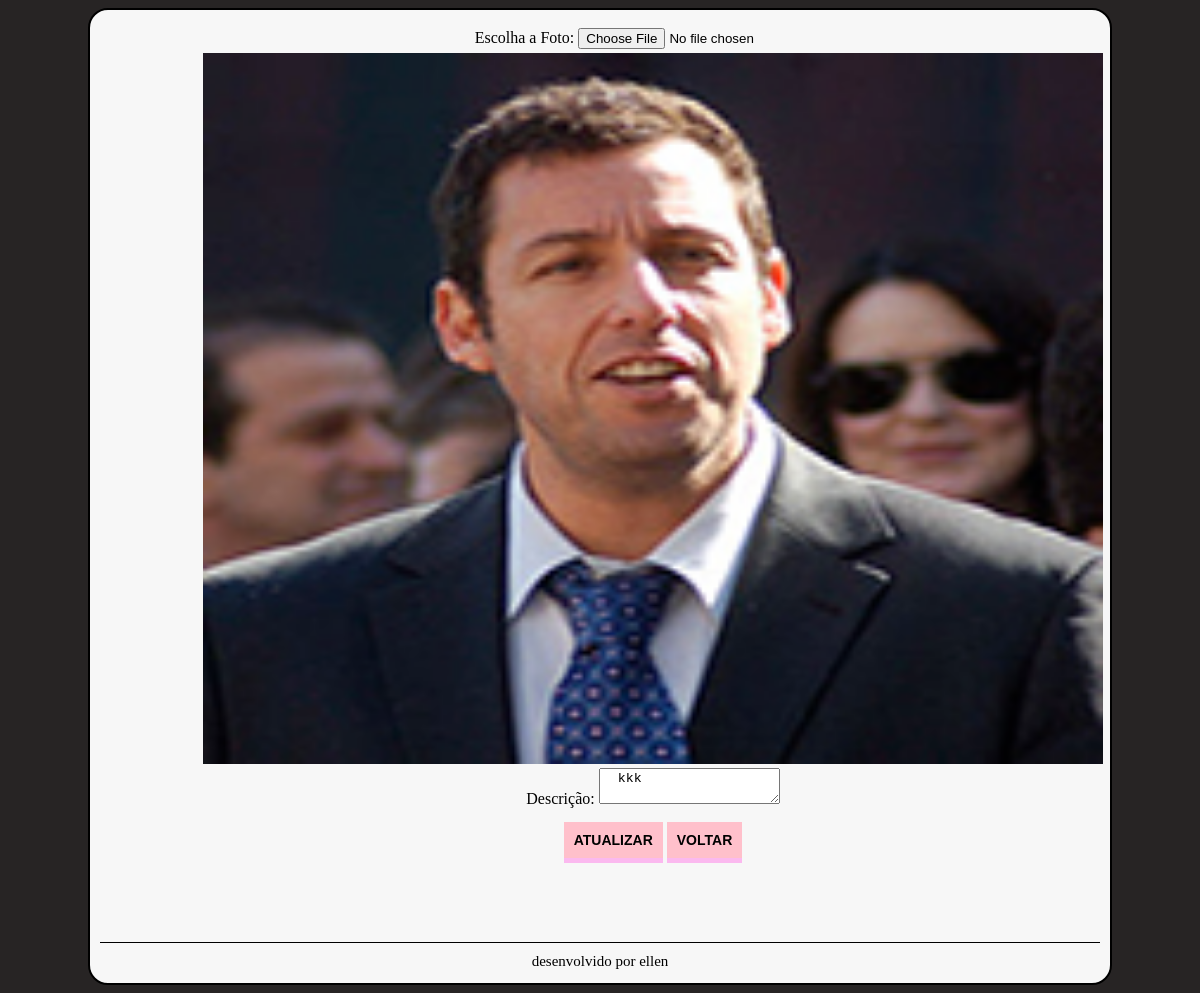
Screenshot of /cms/editardestaque.php?modo=editar&codigo=49 with the database file from the repository.
### tables this page shows
CREATE TABLE `tbldestaque` (
  `id` int(10) unsigned NOT NULL AUTO_INCREMENT,
  `principal` varchar(45) DEFAULT NULL,
  `descricao` text NOT NULL,
  PRIMARY KEY (`id`)
);

### cms/editardestaque.php (the view, shortened to what this page needs)
<?php
    $id = (int) $_GET['codigo'];
    $sql = 'SELECT d.id,d.principal, d.descricao from tbldestaque as d WHERE d.id = ' . $id;
    $resultado = mysql_query($sql);
    $valores = mysql_fetch_assoc($resultado);
    $principal = $valores['principal'];
    $descricao = $valores['descricao'];
?>
<html>
	<head>
		<link rel="stylesheet" type="text/css" href="cms.css">
		<link rel="stylesheet" type="text/php" href="usuarios.php">
	</head>
	<body>
	<section id="principal">
		<form name="frmEditar" method="post" action="editardestaque.php?codigo=<?php echo $id;?>" enctype="multipart/form-data">
            <section id="conteudo">
                <table class="tblusuario">
                    <tr>
                        <td>Escolha a Foto: <input type="file" name="flefoto"></td>
                    </tr>
                    <tr>
                        <td><img width="900" src="../arquivos/<?php echo $principal; ?>"></td>
                    </tr>
                    <tr>
                        <td>Descrição:
						<textarea name="txtdescricao"> <?php echo $descricao; ?> </textarea></td>
                    </tr>
                    <tr>
                        <td><input class="btn" type="submit" name="btnatualizar" value="Atualizar">
							<input class="btn" type="submit" name="btnvolts" value="voltar">
						</td>
                    </tr>
                </table>
            </section>
		</form>
		<footer>
			desenvolvido por ellen
		</footer>
	</section>
	</body>
</html>

### cms/cms.css (style rules this page uses)
@media screen and (min-width:1024px) { body { font-family:hobo std; background-color:#272424; } }
@media screen and (min-width:1024px) { #principal { width:1000px; height:auto; background-color:#f7f7f7; margin-left:auto; margin-right:auto; border-radius:20px ; padding-top:5px; padding-left:10px; padding-right:10px; border:2px solid black; } }
@media screen and (min-width:1024px) { .btn { font-family:arial; font-size:14px; text-transform:uppercase; font-weight:700; border:none; padding:10px; cursor:pointer; margin-top:10px; margin-bottom:25px; background-color:pink; box-shadow:0 5px 0 #fbb9ef; display:inline-block; } }
@media screen and (min-width:1024px) { #conteudo { height:auto; } }
@media screen and (min-width:1024px) { .tblusuario { display:inline-block; text-align:center; margin-left:90px; padding:10px; margin-bottom:30px; } }
@media screen and (min-width:1024px) { footer { height:20px; padding:10px; text-align:center; font-size:15px; border-top:1px solid black; } }

### rows the page displays
tbldestaque: principal (picture), txtdescricao "kkk"
